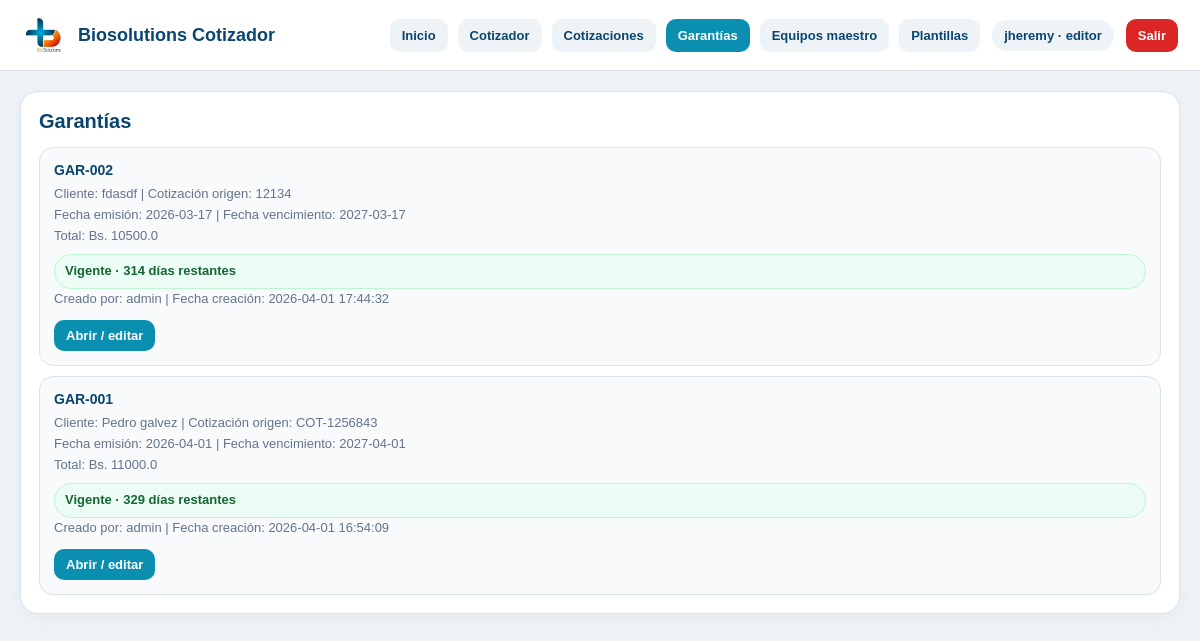
/garantias (signed in), run on an earlier commit of the app's database.
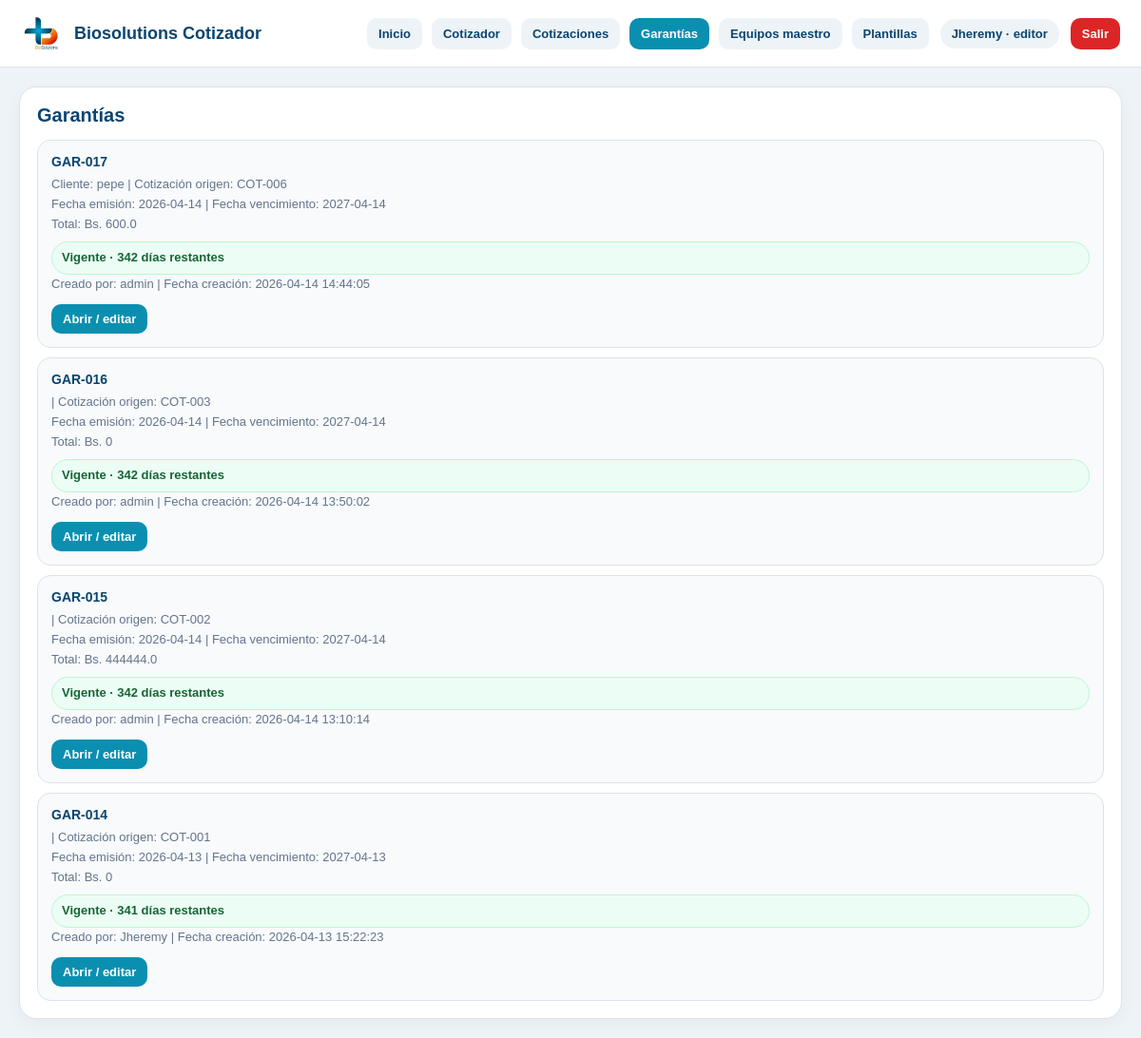
And on a later commit of the database.
### tables this page shows
CREATE TABLE usuarios (
    id INTEGER PRIMARY KEY AUTOINCREMENT,
    username TEXT NOT NULL UNIQUE,
    password_hash TEXT NOT NULL,
    nombre TEXT,
    rol TEXT NOT NULL DEFAULT 'editor',
    activo INTEGER NOT NULL DEFAULT 1,
    creado_en TEXT NOT NULL DEFAULT CURRENT_TIMESTAMP
);

CREATE TABLE garantias (
            id INTEGER PRIMARY KEY AUTOINCREMENT,
            cotizacion_id INTEGER NOT NULL,
            numero_garantia TEXT,
            fecha_emision TEXT,
            fecha_vencimiento TEXT,
            cliente_nombre TEXT,
            cliente_documento TEXT,
            texto_garantia TEXT,
            total REAL DEFAULT 0,
            payload_json TEXT,
            creado_por_user_id INTEGER,
            actualizado_por_user_id INTEGER,
            creado_en TEXT DEFAULT CURRENT_TIMESTAMP,
            actualizado_en TEXT DEFAULT CURRENT_TIMESTAMP
        , activo INTEGER NOT NULL DEFAULT 1);

CREATE TABLE cotizaciones (
    id INTEGER PRIMARY KEY AUTOINCREMENT,
    numero TEXT,
    fecha TEXT,
    cliente TEXT,
    atencion TEXT,
    ciudad TEXT,
    validez TEXT,
    forma_pago TEXT,
    observaciones TEXT,
    moneda TEXT DEFAULT 'BOB',
    total REAL DEFAULT 0,
    estado TEXT DEFAULT 'borrador'
, payload_json TEXT, creado_por_user_id INTEGER, actualizado_por_user_id INTEGER, creado_en TEXT, actualizado_en TEXT, estado_documental TEXT DEFAULT 'borrador');

### app.py (the view)
@app.route("/garantias")
@login_required
def garantias_page():
    conn = get_db_connection()
    ensure_auth_schema(conn)
    garantias_rows = conn.execute("""
        SELECT
            g.*,
            c.numero AS cotizacion_numero,
            uc.username AS creado_por_username,
            ua.username AS actualizado_por_username
        FROM garantias g
        LEFT JOIN cotizaciones c ON c.id = g.cotizacion_id
        LEFT JOIN usuarios uc ON uc.id = g.creado_por_user_id
        LEFT JOIN usuarios ua ON ua.id = g.actualizado_por_user_id
        WHERE g.activo = 1
        ORDER BY g.id DESC
    """).fetchall()
    garantias = []
    for row in garantias_rows:
        item = dict(row)
        item["estado_calculado"] = get_garantia_status(row["fecha_vencimiento"])
        item["dias_restantes"] = get_garantia_days_remaining(row["fecha_vencimiento"])
        garantias.append(item)
    conn.close()
    return render_template("garantias.html", garantias=garantias, active_page="garantias")

### app.py (called while the page is built)
def get_db_connection():
    conn = sqlite3.connect(DB_PATH, timeout=10)
    conn.row_factory = sqlite3.Row
    return conn

def ensure_payload_json_column(conn):
    columns = conn.execute("PRAGMA table_info(cotizaciones)").fetchall()
    column_names = [col["name"] for col in columns]
    if "payload_json" not in column_names:
        conn.execute("ALTER TABLE cotizaciones ADD COLUMN payload_json TEXT")
        conn.commit()

def ensure_users_table(conn):
    conn.execute("""
        CREATE TABLE IF NOT EXISTS usuarios (
            id INTEGER PRIMARY KEY AUTOINCREMENT,
            username TEXT NOT NULL UNIQUE,
            password_hash TEXT NOT NULL,
            nombre TEXT,
            rol TEXT NOT NULL DEFAULT 'editor',
            activo INTEGER NOT NULL DEFAULT 1,
            creado_en TEXT NOT NULL DEFAULT CURRENT_TIMESTAMP
        )
    """)
    conn.commit()

def ensure_documentos_schema(conn):
    ensure_payload_json_column(conn)
    ensure_cotizaciones_audit_columns(conn)
    ensure_cotizacion_documental_column(conn)
    ensure_entregas_table(conn)
    ensure_garantias_table(conn)

def ensure_auth_schema(conn):
    ensure_users_table(conn)
    ensure_documentos_schema(conn)

### templates/garantias.html (shortened to what this page needs)
{% extends "base.html" %}
{% block content %}
<section class="page-card">
  <h2>Garantías</h2>
  {% if garantias %}
    <div class="lib-list">
      {% for g in garantias %}
        <div class="lib-card">
          <strong>{{ g["numero_garantia"] or "Sin número" }}</strong>
          <span>
            {% if g["cliente_nombre"] %}Cliente: {{ g["cliente_nombre"] }}{% endif %}
            {% if g["cotizacion_numero"] %} | Cotización origen: {{ g["cotizacion_numero"] }}{% endif %}
          </span>
          <span>
            {% if g["fecha_emision"] %}Fecha emisión: {{ g["fecha_emision"] }}{% endif %}
            {% if g["fecha_vencimiento"] %} | Fecha vencimiento: {{ g["fecha_vencimiento"] }}{% endif %}
          </span>
          <span>
            Total: Bs. {{ g["total"] or 0 }}
          </span>
          {% if g["estado_calculado"] == "vigente" %}
            <span class="status-chip vigente">Vigente{% if g["dias_restantes"] is not none %} · {{ g["dias_restantes"] }} días restantes{% endif %}</span>
          {% elif g["estado_calculado"] == "proxima_a_vencer" %}
            <span class="status-chip proxima">Próxima a vencer{% if g["dias_restantes"] is not none %} · {{ g["dias_restantes"] }} días restantes{% endif %}</span>
          {% elif g["estado_calculado"] == "vencida" %}
            <span class="status-chip vencida">Vencida{% if g["dias_restantes"] is not none %} · {{ g["dias_restantes"]|abs }} días{% endif %}</span>
          {% else %}
            <span class="status-chip">Sin fecha</span>
          {% endif %}
           <span>
            Creado por: {{ g["creado_por_username"] or "N/D" }}
            {% if g["creado_en"] %} | Fecha creación: {{ g["creado_en"] }}{% endif %}
          </span>
          <div class="actions">
            <a href="{{ url_for('garantia_detail_page', garantia_id=g['id']) }}">Abrir / editar</a>
          </div>
        </div>
      {% endfor %}
    </div>
  {% else %}
    <p class="tiny-note">Todavía no hay garantías generadas.</p>
  {% endif %}
</section>
{% endblock %}

### templates/base.html (shortened to what this page needs)
<!DOCTYPE html>
<html lang="es">
<head>
  <link rel="stylesheet" href="{{ url_for('static', filename='styles.css') }}?v=7" />
</head>
<body>
  <header class="topbar">
    <div class="topbar-left">
      <img src="{{ url_for('static', filename='logo_biosolutions.png') }}" alt="BioSolutions" class="topbar-logo">
      <div class="topbar-title">Biosolutions Cotizador</div>
    </div>
    <div class="topbar-right">
      <nav class="nav-links">
        <a href="{{ url_for('dashboard') }}" class="{% if active_page == 'inicio' %}active{% endif %}">Inicio</a>
         {% if current_role in ['admin', 'editor', 'visor'] %}
          <a href="{{ url_for('cotizador') }}" class="{% if active_page == 'cotizador' %}active{% endif %}">Cotizador</a>
          <a href="{{ url_for('cotizaciones_page') }}" class="{% if active_page == 'cotizaciones' %}active{% endif %}">Cotizaciones</a>
          <a href="{{ url_for('garantias_page') }}" class="{% if active_page == 'garantias' %}active{% endif %}">Garantías</a>
        {% endif %}
        {% if current_role in ['admin', 'editor', 'visor'] %}
          <a href="{{ url_for('equipos_page') }}" class="{% if active_page == 'equipos' %}active{% endif %}">Equipos maestro</a>
          <a href="{{ url_for('plantillas_page') }}" class="{% if active_page == 'plantillas' %}active{% endif %}">Plantillas</a>
        {% endif %}
      </nav>
      {% if current_user %}
        <div class="user-chip">
          {{ current_user["username"] }} · {{ current_user["rol"] }}
        </div>
        <a href="{{ url_for('logout') }}" class="logout-link">Salir</a>
      {% endif %}
    </div>
  </header>
  <main class="page-shell">
    {% block content %}{% endblock %}
  </main>
</body>
</html>

What changed in the data, as far as the page shows it:
no longer on this page (row edited): usuarios: username "jheremy", rol "editor"
no longer on this page (row edited): garantias: numero_garantia "GAR-002", cliente_nombre "fdasdf", cotizacion_numero "12134", fecha_emision "2026-03-17", fecha_vencimiento "2027-03-17", total "10500.0", dias_restantes "314", username "admin", creado_en "2026-04-01 17:44:32"
no longer on this page (row edited): garantias: numero_garantia "GAR-001", cliente_nombre "Pedro galvez", cotizacion_numero "COT-1256843", fecha_emision "2026-04-01", fecha_vencimiento "2027-04-01", total "11000.0", dias_restantes "329", username "admin", creado_en "2026-04-01 16:54:09"
added usuarios: username "Jheremy", rol "editor"
added garantias: numero_garantia "GAR-017", cliente_nombre "pepe", cotizacion_numero "COT-006", fecha_emision "2026-04-14", fecha_vencimiento "2027-04-14", total "600.0", dias_restantes "342", username "admin", creado_en "2026-04-14 14:44:05"
added garantias: numero_garantia "GAR-016", cotizacion_numero "COT-003", fecha_emision "2026-04-14", fecha_vencimiento "2027-04-14", total "0", dias_restantes "342", username "admin", creado_en "2026-04-14 13:50:02"
added garantias: numero_garantia "GAR-015", cotizacion_numero "COT-002", fecha_emision "2026-04-14", fecha_vencimiento "2027-04-14", total "444444.0", dias_restantes "342", username "admin", creado_en "2026-04-14 13:10:14"
added garantias: numero_garantia "GAR-014", cotizacion_numero "COT-001", fecha_emision "2026-04-13", fecha_vencimiento "2027-04-13", total "0", dias_restantes "341", username "Jheremy", creado_en "2026-04-13 15:22:23"
